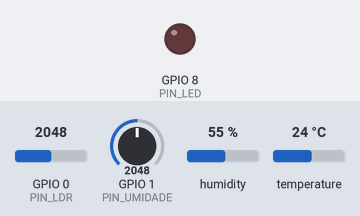
A sketch run on a simulated ESP32-C3. On the bench: output pins drawn as LEDs (lit = HIGH). Dashed ring = blinking. The test bench sets the inputs (shaded band); at power-on: GPIO 1 (PIN_UMIDADE) = 2048, temperature 24 °C, GPIO 0 (PIN_LDR) = 2048, humidity 55 % (analog values on the 0–4095 scale). WiFi joins after 1.5 s; servers stay silent unless stated; web services answer with replies made up by the test bench; not simulated (calls return 0 or success): credentials.h; what the sketch prints to the serial monitor is not drawn.

Above: at 4.7 s.
4.8 s: GPIO 1 (PIN_UMIDADE) set to 1228
At 6.25 s:
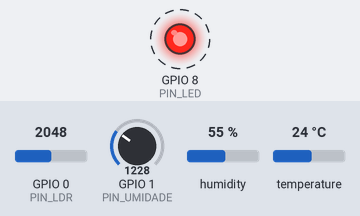
10.9 s: temperature set to 0 °C
At 11.25 s:
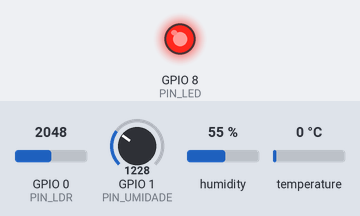
Timing chart, 0 to 27.5 s (numbered marks = the images above; inputs shaded):
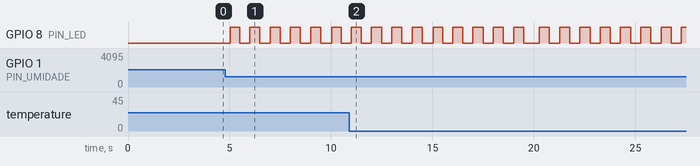

The sketch:

main.ino
```cpp
/*
 * ============================================================================
 *  PlantSync - Modulo de Borda v2
 *  Telemetria de microclima para frutas de exportacao do Vale do Sao Francisco
 *  Projeto Integrador - ADS 4o Periodo
 * ----------------------------------------------------------------------------
 *  EVOLUCAO DO PROTOTIPO DE 16/09.
 *  Mantem o hardware validado pela equipe (ESP32-C3 + DHT11 no GPIO 4) e a
 *  estrutura de funcoes do main.ino original. Acrescenta:
 *
 *    - Sensor de umidade capacitivo ... agua livre / condensacao no piso
 *    - LDR / fotorresistor ........... luminosidade = deteccao de porta aberta
 *    - LED de alerta local ........... sinalizacao independente da nuvem
 *    - Motor de regras de negocio .... faixas seguras da cadeia do frio
 *    - Validacao Fail-Fast em 2 estagios
 *    - Payload JSON estruturado (ArduinoJson) alem da query string ThingSpeak
 *
 *  NOTA DE HARDWARE - resistor de pull-up
 *  O relatorio de diagnostico de 31/08/2026 registrou travamentos do tipo
 *  "Guru Meditation Error: Core 0 panic'ed (Interrupt wdt timeout on CPU0)"
 *  durante dht.readTemperature(), com a montagem SEM resistor de pull-up.
 *  O DHT11 usa barramento 1-Wire em dreno aberto: sem o pull-up a linha DATA
 *  fica flutuando, o sensor nao consegue impor a borda de resposta e a rotina
 *  de leitura permanece em espera ocupada ate o watchdog reiniciar a placa.
 *  MANTER o resistor de ~10 kOhm entre DATA (GPIO 4) e 3V3.
 * ----------------------------------------------------------------------------
 *  Requisitos nao funcionais cobertos:
 *    RNF01 - Fail-Fast  : leitura invalida aborta o envio, nao polui a nuvem.
 *    RNF02 - Seguranca  : credenciais em credentials.h, fora do versionamento.
 *    RNF03 - Desempenho : temporizacao nao bloqueante com millis().
 * ============================================================================
 */

#include <WiFi.h>
#include <HTTPClient.h>
#include <ArduinoJson.h>
#include "DHT.h"
#include "credentials.h"  // WIFI_SSID, WIFI_PASSWORD, THINGSPEAK_API_KEY

// ---------------------------------------------------------------------------
// 1. MAPEAMENTO DE HARDWARE (ESP32-C3)
//    ADC1 do ESP32-C3 cobre GPIO 0 a 4. O ADC2 e inutilizavel com Wi-Fi ativo,
//    por isso os dois sensores analogicos ficam em GPIO 0 e GPIO 1.
// ---------------------------------------------------------------------------
#define DHTPIN        4    // DATA do DHT11 - pino ja validado pela equipe

/* O simulador Wokwi emula o protocolo do DHT22, que NAO e compativel bit a
 * bit com o do DHT11 usado na montagem fisica. Descomente a linha abaixo
 * para rodar no Wokwi; mantenha comentada para gravar na placa real. */
// #define SIMULACAO_WOKWI

#ifdef SIMULACAO_WOKWI
  #define DHTTYPE     DHT22
#else
  #define DHTTYPE     DHT11
#endif

#define PIN_LDR       0    // ADC1_CH0 - fotorresistor
#define PIN_UMIDADE   1    // ADC1_CH1 - sensor capacitivo de umidade
#define PIN_LED       8    // LED de alerta (onboard na maioria das C3)

DHT dht(DHTPIN, DHTTYPE);

// ---------------------------------------------------------------------------
// 2. REGRAS DE NEGOCIO - FAIXAS SEGURAS
//    Calibrado para uva de mesa refrigerada. Os limiares devem ser
//    revalidados com o produtor parceiro antes da entrega final.
// ---------------------------------------------------------------------------
const float TEMP_MAX_SEGURA   = 4.0;    // acima disso: senescencia acelerada
const float TEMP_MIN_SEGURA   = 0.0;    // abaixo disso: dano por congelamento
const float UR_MIN_SEGURA     = 85.0;   // abaixo disso: desidratacao da baga
const float UR_MAX_SEGURA     = 95.0;   // acima disso: condensacao e fungos
const float AGUA_LIVRE_MAX    = 60.0;   // % - agua livre favorece Botrytis
const float LUX_PORTA_ABERTA  = 300.0;  // lux - carga lacrada nao recebe luz

// Limites fisicos do DHT11. Fora disso o sensor esta com defeito.
const float TEMP_LIMITE_MIN = 0.0;
const float TEMP_LIMITE_MAX = 50.0;

// ---------------------------------------------------------------------------
// 3. CODIGOS DE ALERTA (bitmask - alertas sao combinaveis)
// ---------------------------------------------------------------------------
const uint8_t ALERTA_NENHUM        = 0;
const uint8_t ALERTA_TEMP_ALTA     = 1 << 0;  // 1
const uint8_t ALERTA_TEMP_BAIXA    = 1 << 1;  // 2
const uint8_t ALERTA_UR_FORA       = 1 << 2;  // 4
const uint8_t ALERTA_AGUA_LIVRE    = 1 << 3;  // 8
const uint8_t ALERTA_PORTA_ABERTA  = 1 << 4;  // 16

// ---------------------------------------------------------------------------
// 4. TEMPORIZACAO NAO BLOQUEANTE (RNF03)
// ---------------------------------------------------------------------------
const unsigned long INTERVALO_LEITURA = 5000UL;   // amostragem local
const unsigned long INTERVALO_UPDATE  = 20000UL;  // envio (cota ThingSpeak 15s)
const unsigned long INTERVALO_PISCA   = 500UL;    // blink do LED em alerta

unsigned long ultimaLeitura      = 0;
unsigned long ultimaAtualizacao  = 0;
unsigned long ultimoPisca        = 0;
bool estadoLed = false;

// ---------------------------------------------------------------------------
// 5. ESTADO DA AMOSTRA CORRENTE
// ---------------------------------------------------------------------------
struct Telemetria {
  float   temperatura;
  float   umidade;
  float   aguaLivre;
  float   luminosidade;
  long    rssi;
  uint8_t alertas;
  uint8_t risco;     // 0-100
  bool    valida;
};

Telemetria amostra;
uint32_t totalLeituras  = 0;
uint32_t totalDescartes = 0;
uint32_t totalEnviados  = 0;

const char* ID_DISPOSITIVO = "PS-EDGE-01";
const char* ID_LOTE        = "CTR-PNZ-0042";

// ===========================================================================
//  SETUP
// ===========================================================================
void setup() {
  Serial.begin(115200);
  delay(2000);  // estabilizacao do monitor serial e do sensor apos energizar

  pinMode(PIN_LED, OUTPUT);
  digitalWrite(PIN_LED, LOW);

  analogReadResolution(12);  // ADC do ESP32-C3: 0..4095

  dht.begin();

  Serial.println();
  Serial.println("================================================");
  Serial.println("   PlantSync - Modulo de Borda v2");
  Serial.print  ("   Dispositivo: "); Serial.println(ID_DISPOSITIVO);
  Serial.print  ("   Lote/Container: "); Serial.println(ID_LOTE);
  Serial.println("================================================");

  conectarWiFi();
}

// ===========================================================================
//  LOOP PRINCIPAL - sem delay(), 100% orientado a millis()
// ===========================================================================
void loop() {
  unsigned long agora = millis();

  // Reconexao automatica de rede (herdado do prototipo original)
  if (WiFi.status() != WL_CONNECTED &&
      agora - ultimaAtualizacao >= INTERVALO_UPDATE) {
    conectarWiFi();
  }

  if (agora - ultimaLeitura >= INTERVALO_LEITURA) {
    ultimaLeitura = agora;
    lerSensores();
  }

  if (agora - ultimaAtualizacao >= INTERVALO_UPDATE) {
    ultimaAtualizacao = agora;
    if (amostra.valida) {
      enviarDadosTelemetria();
    } else {
      Serial.println("[ENVIO ] Abortado: nenhuma amostra valida (Fail-Fast).");
    }
  }

  atualizarLedAlerta(agora);
}

// ===========================================================================
//  LEITURA + VALIDACAO FAIL-FAST EM DOIS ESTAGIOS (RNF01)
// ===========================================================================
void lerSensores() {
  totalLeituras++;
  amostra.valida = false;

  float temperatura = dht.readTemperature();
  float umidade     = dht.readHumidity();

  // --- Estagio 1: o sensor respondeu? ------------------------------------
  if (isnan(temperatura) || isnan(umidade)) {
    totalDescartes++;
    Serial.println("[FALHA ] DHT11 nao respondeu (NaN). Amostra descartada.");
    return;
  }

  // --- Estagio 2: o valor e fisicamente plausivel? -----------------------
  // Um DHT11 degradado costuma devolver valores dentro do tipo float mas
  // fora da sua propria faixa de operacao. Sem esta barreira, dado invalido
  // entra na nuvem com aparencia de dado bom.
  if (temperatura < TEMP_LIMITE_MIN || temperatura > TEMP_LIMITE_MAX) {
    totalDescartes++;
    Serial.print("[FALHA ] Temperatura fora da faixa do DHT11 (0-50 C): ");
    Serial.println(temperatura);
    return;
  }
  if (umidade < 0.0 || umidade > 100.0) {
    totalDescartes++;
    Serial.print("[FALHA ] Umidade fora de 0-100%: ");
    Serial.println(umidade);
    return;
  }

  // --- Sensores analogicos ------------------------------------------------
  int brutoUmidade = analogRead(PIN_UMIDADE);
  int brutoLuz     = analogRead(PIN_LDR);

  // Sensor capacitivo e invertido: mais agua, menor leitura bruta.
  float aguaLivre = 100.0 - ((float)brutoUmidade / 4095.0 * 100.0);

  // Conversao aproximada do divisor resistivo do LDR para lux.
  // Curva a ser calibrada contra luximetro de referencia.
  float luminosidade = ((float)brutoLuz / 4095.0) * 1000.0;

  amostra.temperatura  = temperatura;
  amostra.umidade      = umidade;
  amostra.aguaLivre    = aguaLivre;
  amostra.luminosidade = luminosidade;
  amostra.rssi         = WiFi.RSSI();
  amostra.alertas      = avaliarAlertas(amostra);
  amostra.risco        = calcularRisco(amostra);
  amostra.valida       = true;

  imprimirLeitura();
}

// ===========================================================================
//  MOTOR DE REGRAS
// ===========================================================================
uint8_t avaliarAlertas(const Telemetria &a) {
  uint8_t flags = ALERTA_NENHUM;

  if (a.temperatura > TEMP_MAX_SEGURA)                    flags |= ALERTA_TEMP_ALTA;
  if (a.temperatura < TEMP_MIN_SEGURA)                    flags |= ALERTA_TEMP_BAIXA;
  if (a.umidade < UR_MIN_SEGURA || a.umidade > UR_MAX_SEGURA) flags |= ALERTA_UR_FORA;
  if (a.aguaLivre > AGUA_LIVRE_MAX)                       flags |= ALERTA_AGUA_LIVRE;
  if (a.luminosidade > LUX_PORTA_ABERTA)                  flags |= ALERTA_PORTA_ABERTA;

  return flags;
}

// Indice sintetico de risco de deterioracao (0 = seguro, 100 = critico).
uint8_t calcularRisco(const Telemetria &a) {
  float risco = 0.0;

  // O desvio termico e o fator dominante na perda pos-colheita.
  if (a.temperatura > TEMP_MAX_SEGURA) {
    risco += (a.temperatura - TEMP_MAX_SEGURA) * 12.0;
  } else if (a.temperatura < TEMP_MIN_SEGURA) {
    risco += (TEMP_MIN_SEGURA - a.temperatura) * 15.0;
  }

  if (a.umidade > UR_MAX_SEGURA)      risco += (a.umidade - UR_MAX_SEGURA) * 3.0;
  else if (a.umidade < UR_MIN_SEGURA) risco += (UR_MIN_SEGURA - a.umidade) * 2.0;

  // Agua livre potencializa qualquer desvio termico (sinergia fungica).
  if (a.aguaLivre > AGUA_LIVRE_MAX)   risco += (a.aguaLivre - AGUA_LIVRE_MAX) * 0.8;

  // Porta aberta em transito: violacao e ganho termico imediato.
  if (a.luminosidade > LUX_PORTA_ABERTA) risco += 20.0;

  if (risco > 100.0) risco = 100.0;
  if (risco < 0.0)   risco = 0.0;
  return (uint8_t)risco;
}

// ===========================================================================
//  SERIALIZACAO JSON (RF01)
// ===========================================================================
String montarPayloadJson() {
  StaticJsonDocument<384> doc;

  doc["device_id"] = ID_DISPOSITIVO;
  doc["lote_id"]   = ID_LOTE;
  doc["uptime_s"]  = millis() / 1000;
  doc["seq"]       = totalLeituras;

  JsonObject leituras = doc.createNestedObject("leituras");
  leituras["temperatura_c"]    = round(amostra.temperatura * 10) / 10.0;
  leituras["umidade_ar_pct"]   = round(amostra.umidade     * 10) / 10.0;
  leituras["agua_livre_pct"]   = round(amostra.aguaLivre   * 10) / 10.0;
  leituras["luminosidade_lux"] = round(amostra.luminosidade);
  leituras["rssi_dbm"]         = amostra.rssi;

  JsonObject diag = doc.createNestedObject("diagnostico");
  diag["alertas_bitmask"] = amostra.alertas;
  diag["risco_0_100"]     = amostra.risco;
  diag["status"]          = amostra.alertas == ALERTA_NENHUM ? "OK" : "ALERTA";

  String saida;
  serializeJson(doc, saida);
  return saida;
}

// ===========================================================================
//  ENVIO REST
// ===========================================================================
void enviarDadosTelemetria() {
  if (WiFi.status() != WL_CONNECTED) {
    Serial.println("[ENVIO ] Sem Wi-Fi. Envio adiado para o proximo ciclo.");
    return;
  }

  Serial.println("[JSON  ] Payload serializado:");
  Serial.println(montarPayloadJson());

  String url = String("https://api.thingspeak.com/update")
             + "?api_key=" + String(THINGSPEAK_API_KEY)
             + "&field1="  + String(amostra.temperatura, 2)
             + "&field2="  + String(amostra.umidade, 2)
             + "&field3="  + String(amostra.rssi)
             + "&field4="  + String(amostra.aguaLivre, 2)
             + "&field5="  + String(amostra.luminosidade, 0)
             + "&field6="  + String(amostra.alertas)
             + "&field7="  + String(amostra.risco);

  HTTPClient http;
  http.setTimeout(8000);
  http.begin(url);   // HTTPS: o core do ESP32 valida a cadeia TLS por padrao
  http.addHeader("User-Agent", "PlantSync-Edge/2.0");

  int httpCode = http.GET();

  if (httpCode > 0) {
    String resposta = http.getString();
    Serial.printf("[HTTP  ] Codigo %d | entry_id: %s\n",
                  httpCode, resposta.c_str());
    if (httpCode == 200 && resposta != "0") totalEnviados++;
  } else {
    Serial.printf("[HTTP  ] Erro na requisicao: %s\n",
                  http.errorToString(httpCode).c_str());
  }

  http.end();

  Serial.printf("[STATS ] leituras=%u descartadas=%u enviadas=%u\n",
                totalLeituras, totalDescartes, totalEnviados);
  Serial.println("------------------------------------------------");
}

// ===========================================================================
//  INFRAESTRUTURA
// ===========================================================================
void conectarWiFi() {
  Serial.print("Conectando ao Wi-Fi: ");
  Serial.println(WIFI_SSID);

  WiFi.mode(WIFI_STA);
  WiFi.begin(WIFI_SSID, WIFI_PASSWORD);

  int tentativas = 0;
  while (WiFi.status() != WL_CONNECTED && tentativas < 20) {
    delay(500);   // bloqueio tolerado apenas no bootstrap de rede
    Serial.print(".");
    tentativas++;
  }

  if (WiFi.status() == WL_CONNECTED) {
    Serial.println("\nWi-Fi conectado com sucesso!");
    Serial.print("Endereco IP: ");
    Serial.println(WiFi.localIP());
    Serial.printf("Qualidade do enlace (RSSI): %d dBm\n", WiFi.RSSI());
  } else {
    Serial.println("\nFalha ao conectar. Nova tentativa no proximo ciclo.");
  }
}

void atualizarLedAlerta(unsigned long agora) {
  if (!amostra.valida || amostra.alertas == ALERTA_NENHUM) {
    if (estadoLed) { estadoLed = false; digitalWrite(PIN_LED, LOW); }
    return;
  }
  if (agora - ultimoPisca >= INTERVALO_PISCA) {
    ultimoPisca = agora;
    estadoLed = !estadoLed;
    digitalWrite(PIN_LED, estadoLed ? HIGH : LOW);
  }
}

void imprimirLeitura() {
  Serial.printf("[LEITURA #%u] T=%.1f C | UR=%.1f %% | Agua=%.1f %% | "
                "Luz=%.0f lux | RSSI=%ld dBm | Risco=%u\n",
                totalLeituras, amostra.temperatura, amostra.umidade,
                amostra.aguaLivre, amostra.luminosidade,
                amostra.rssi, amostra.risco);

  if (amostra.alertas == ALERTA_NENHUM) {
    Serial.println("[REGRAS] Carga dentro de todas as faixas seguras.");
    return;
  }
  if (amostra.alertas & ALERTA_TEMP_ALTA)
    Serial.println("[ALERTA] Temperatura acima de 4 C: quebra da cadeia do frio.");
  if (amostra.alertas & ALERTA_TEMP_BAIXA)
    Serial.println("[ALERTA] Temperatura abaixo de 0 C: risco de congelamento.");
  if (amostra.alertas & ALERTA_UR_FORA)
    Serial.println("[ALERTA] Umidade relativa fora da faixa 85-95%.");
  if (amostra.alertas & ALERTA_AGUA_LIVRE)
    Serial.println("[ALERTA] Agua livre acumulada: risco de Botrytis.");
  if (amostra.alertas & ALERTA_PORTA_ABERTA)
    Serial.println("[ALERTA] Luminosidade alta: porta aberta ou violacao.");
}
```
